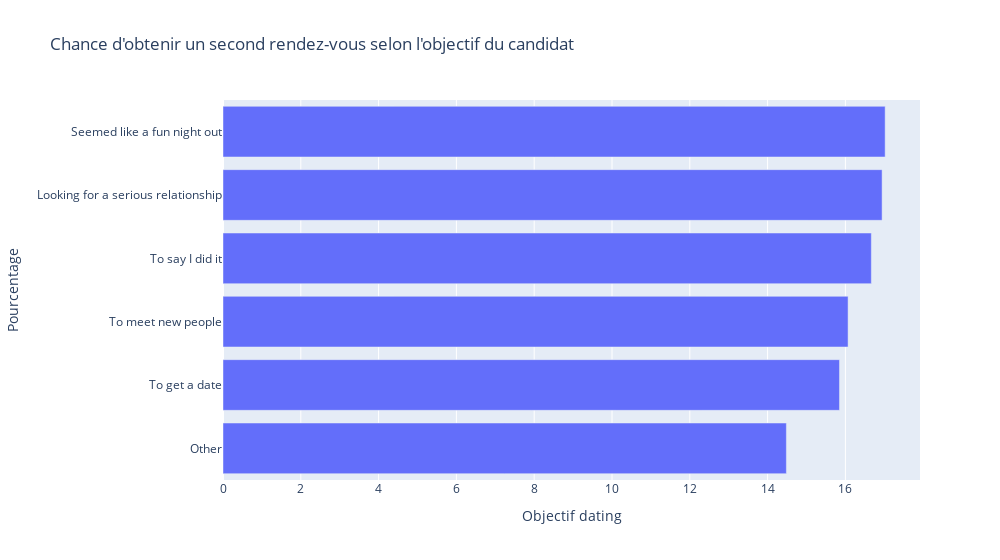

Write notebook code for a chart like this one.
### Markdown cell above
On retrouve ici des correlations importantes entre les notes données par les partenaires à propos des attributs et la chance d'obtenir un second match. Le fait de séparer les hommes et les femmes permet de mettre en évidence les différences avec le graphique précédent, sur les préférences de chacun des candidats.

La note globale semble avoir l'impact le plus important. La sincérite ou l'ambition ont des correlations plus faibles. L'intelligence semblait pourtant être au global important pour les candidats, le résultat montre une légère différence.

Le fun, l'attirance et les intérêts semblent corréler davantages pour les 2 genres. A l'inverse de l'intelligence, les intérêts semblaient ne pas avoir une forte importance pour les candidats, alors que c'est l'un des facteur les plus correlés avec le second rendez-vous.

L'attirance cependant possède une corrélation similaire entre les hommes et les femmes, alors qu'il y avait une différence significative entre les genres sur ce qu'ont annoncé les candidats initialement. A savoir que pour les hommes c'était le plus important, et pour les femmes le 3ème plus important.

### Code cell
pourcentage_match_objectif = df.groupby('objectif_c')['match'].mean().sort_values(ascending=True)*100
fig = px.bar(
       y = pourcentage_match_objectif.index,
       x = pourcentage_match_objectif.values,
       title = 'Chance d\'obtenir un second rendez-vous selon l\'objectif du candidat',
       width = 1000,
       orientation = 'h')
fig.update_layout(xaxis_title='Objectif dating', yaxis_title='Pourcentage')
fig.show()

### Figure 1 — Plotly figure (JSON) as saved in the notebook; plotly's stock layout.template omitted (floating-point values rounded to 4 significant figures)
{"data": [{"alignmentgroup": "True", "hovertemplate": "x=%{x}<br>y=%{y}<extra></extra>", "legendgroup": "", "marker": {"color": "#636efa", "pattern": {"shape": ""}}, "name": "", "offsetgroup": "", "orientation": "h", "showlegend": false, "textposition": "auto", "type": "bar", "x": [14.48, 15.85, 16.07, 16.67, 16.94, 17.02], "xaxis": "x", "y": ["Other", "To get a date", "To meet new people", "To say I did it", "Looking for a serious relationship", "Seemed like a fun night out"], "yaxis": "y"}], "layout": {"barmode": "relative", "legend": {"tracegroupgap": 0}, "title": {"text": "Chance d'obtenir un second rendez-vous selon l'objectif du candidat"}, "width": 1000, "xaxis": {"anchor": "y", "domain": [0, 1], "title": {"text": "Objectif dating"}}, "yaxis": {"anchor": "x", "domain": [0, 1], "title": {"text": "Pourcentage"}}}}
